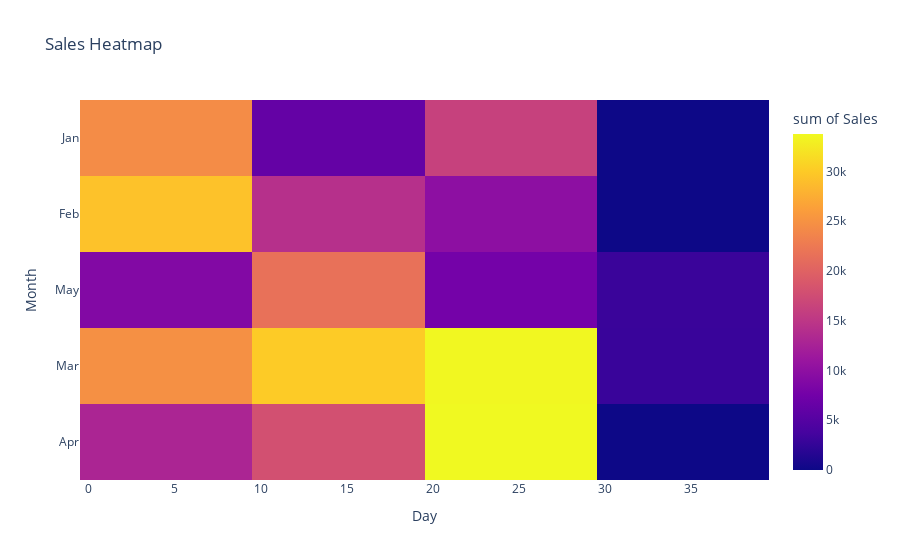

Here is the notebook cell this chart was saved with:
### Code cell
#3. Using the sales data, generate a heatmap to visualize the variation in sales across different months and days.

np.random.seed(20)
data = {
    'Month': np.random.choice(['Jan', 'Feb', 'Mar', 'Apr', 'May'], 100),
    'Day': np.random.choice(range(1, 31), 100),
    'Sales': np.random.randint(1000, 5000, 100)
}
df = pd.DataFrame(data)

fig = px.density_heatmap(df, x='Day', y='Month', z='Sales', title='Sales Heatmap')
fig.show()

### Figure 1 — Plotly figure (JSON) as saved in the notebook; plotly's stock layout.template omitted (floating-point values rounded to 4 significant figures)
{"data": [{"coloraxis": "coloraxis", "histfunc": "sum", "hovertemplate": "Day=%{x}<br>Month=%{y}<br>sum of Sales=%{z}<extra></extra>", "name": "", "type": "histogram2d", "x": [23, 10, 10, 22, 3, 16, 26, 23, 2, 25, 18, 17, 9, 12, 6, 1, 27, 23, 6, 5, 12, 19, 10, 26, 15, 21, 6, 4, 12, 10, 24, 30, 29, 2, 3, 20, 23, 14, 22, 21, 21, 18, 29, 14, 25, 12, 24, 2, 10, 19, 20, 5, 21, 13, 5, 10, 11, 1, 16, 22, 28, 16, 11, 5, 4, 13, 11, 3, 8, 1, 12, 23, 16, 19, 8, 12, 30, 22, 28, 8, 24, 6, 23, 2, 7, 13, 5, 29, 7, 1, 8, 15, 3, 27, 7, 19, 12, 20, 16, 9], "xaxis": "x", "xbingroup": "x", "y": ["Apr", "Mar", "May", "Mar", "Feb", "May", "Apr", "Mar", "Jan", "Jan", "Mar", "Mar", "Apr", "Apr", "Jan", "Jan", "Feb", "Mar", "Mar", "Apr", "Mar", "Feb", "Apr", "Mar", "Apr", "Apr", "Feb", "Jan", "Mar", "Apr", "Apr", "Mar", "Apr", "Feb", "Jan", "Apr", "Jan", "Mar", "Mar", "Apr", "Apr", "Jan", "Mar", "Feb", "Mar", "Apr", "Mar", "Feb", "May", "May", "Apr", "Apr", "Jan", "Mar", "Mar", "Apr", "Mar", "Mar", "Feb", "Mar", "Feb", "Jan", "Mar", "Mar", "May", "May", "Apr", "May", "Jan", "Jan", "Apr", "May", "Jan", "Mar", "Feb", "May", "May", "May", "Jan", "May", "Feb", "Feb", "Apr", "Mar", "Feb", "Feb", "Jan", "Jan", "Mar", "Apr", "Mar", "May", "Mar", "Mar", "Feb", "May", "Mar", "Feb", "May", "Feb"], "yaxis": "y", "ybingroup": "y", "z": [4835, 2099, 2094, 4809, 1969, 1278, 1208, 4408, 4047, 2580, 2321, 2858, 4799, 2780, 2713, 4530, 3459, 3019, 1990, 3610, 1513, 3422, 1361, 1405, 3181, 4974, 3985, 2732, 4026, 1138, 3240, 2899, 4588, 2135, 3280, 1331, 4471, 1310, 4211, 4076, 3454, 2661, 1774, 1827, 3279, 1073, 4211, 1786, 2716, 2123, 2216, 1823, 1064, 3724, 1048, 3362, 1039, 4109, 3998, 1732, 1124, 1005, 4482, 4087, 3523, 4255, 2930, 4141, 2425, 2999, 2072, 4157, 2656, 2830, 2590, 3006, 2958, 3503, 4440, 1241, 3028, 4745, 3839, 1717, 3222, 4963, 1637, 3663, 4834, 2707, 2432, 3206, 4520, 4745, 4972, 1375, 3909, 2264, 1548, 3893]}], "layout": {"autosize": true, "coloraxis": {"colorbar": {"title": {"text": "sum of Sales"}}, "colorscale": [[0, "#0d0887"], [0.1111, "#46039f"], [0.2222, "#7201a8"], [0.3333, "#9c179e"], [0.4444, "#bd3786"], [0.5556, "#d8576b"], [0.6667, "#ed7953"], [0.7778, "#fb9f3a"], [0.8889, "#fdca26"], [1, "#f0f921"]]}, "legend": {"tracegroupgap": 0}, "title": {"text": "Sales Heatmap"}, "xaxis": {"anchor": "y", "autorange": true, "domain": [0, 1], "range": [-0.5, 39.5], "title": {"text": "Day"}, "type": "linear"}, "yaxis": {"anchor": "x", "autorange": true, "domain": [0, 1], "range": [-0.5, 4.5], "title": {"text": "Month"}, "type": "category"}}}
